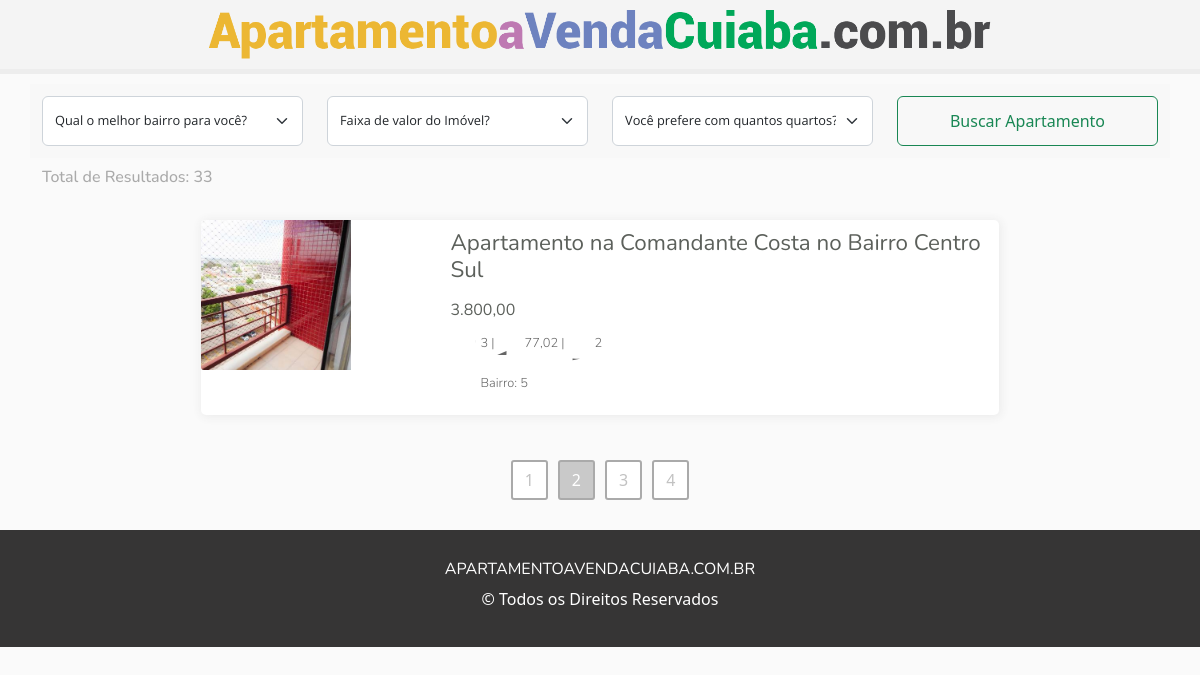
The app's page /apartamentos.php?apartamentos=2 with its own data.
### tables this page shows
CREATE TABLE `imagem` (
  `id` int(11) NOT NULL,
  `id_imovel` varchar(255) NOT NULL,
  `url` varchar(255) NOT NULL,
  `nome` varchar(255) NOT NULL,
  `incluida_em` datetime NOT NULL,
  `url_webp` text DEFAULT NULL
);

CREATE TABLE `imovel` (
  `id_imovel` int(11) NOT NULL,
  `cod_imovel` varchar(255) DEFAULT NULL,
  `titulo` varchar(255) DEFAULT NULL,
  `id_bairro` varchar(255) NOT NULL,
  `id_proprietario` varchar(255) NOT NULL,
  `valor` int(11) DEFAULT NULL,
  `valor_condominio` int(11) DEFAULT NULL,
  `iptu` int(11) DEFAULT NULL,
  `area_construida` varchar(255) DEFAULT NULL,
  `quartos` varchar(255) DEFAULT NULL,
  `banheiros` varchar(255) DEFAULT NULL,
  `garagem` varchar(255) DEFAULT NULL,
  `andar` varchar(255) DEFAULT NULL,
  `cozinha` varchar(255) DEFAULT NULL,
  `sala` varchar(255) DEFAULT NULL,
  `garden` varchar(255) DEFAULT NULL,
  `sacada` varchar(255) DEFAULT NULL,
  `lavanderia` varchar(255) DEFAULT NULL,
  `suite` varchar(255) DEFAULT NULL,
  `elevador` varchar(255) DEFAULT NULL,
  `area_lazer` varchar(255) DEFAULT NULL,
  `descricao` text DEFAULT NULL,
  `views` varchar(255) DEFAULT NULL,
  `status` varchar(255) NOT NULL DEFAULT '1' COMMENT '"1=Ativado | 2=Desativado"',
  `data_criacao` datetime DEFAULT NULL,
  `data_atualizacao` datetime DEFAULT NULL
);

### apartamentos.php (the view, shortened to what this page needs)
<?php
require_once "config/DB.php";
$db = new DB;
$page = isset($_GET['apartamentos']) ? (int) $_GET['apartamentos'] : 1;
$registros_por_pagina = 1;
$data = $db->paginarImoveisComImagens($page, $registros_por_pagina);
$urlBase = "http://localhost/casaavendacuiaba/";
?>
<!DOCTYPE html>
<html lang="pt-br">
<head>
  <link rel="stylesheet" href="css/style.css" />
  <link href="https://cdn.jsdelivr.net/npm/bootstrap@5.2.0-beta1/dist/css/bootstrap.min.css" rel="stylesheet"
 />
</head>
<body>
  <header class="main">
    <nav class="menu">
      <div class="container">
        <div class="logo">
          <img src="imagem/logo.png" class="img-fluid logo-img" alt="" srcset="" />
        </div>
      </div>
    </nav>
  </header>
  <div class="filter-main">
    <div class="container filter-main-search">
      <form action="apartamentos.php" method="" enctype="multipart/form-data">
        <div class="row">
          <div class="col-xl-3 col-md-3 col-sm-12 search-nivel">
            <select class="form-select" name="bairro">
              <option value="" selected>Qual o melhor bairro para você?</option>
            </select>
          </div>
          <div class="col-xl-3 col-md-3 col-sm-12 search-nivel">
            <select class="form-select" name="valor">
              <option value="" selected>Faixa de valor do Imóvel?</option>
            </select>
          </div>
          <div class="col-xl-3 col-md-3 col-sm-12 search-nivel">
            <select class="form-select" name="quarto">
              <option value="" selected>Você prefere com quantos quartos?</option>
            </select>
          </div>
          <div class="col-xl-3 col-md-3 col-sm-12 search-nivel">
            <input type="submit" name="enviar" value="Buscar Apartamento" class="btn btn-outline-success search text-center">
          </div>
        </div>
      </form>
    </div>
  </div>
  <section id="imovel-main" class="imovel-main">
    <div class="container">
      <div class="row">
      <h2 class="resultados">Total de Resultados: <?php echo $data['registros'] ;?></h2>
        <?php foreach ($data['resultados'] as $key => $value) {
          $urlAntiga = $urlBase;
          $tituloDeImovel = $value['titulo'];
          $codigoImovel = $value['cod_imovel'];
          $imovelUrl = $db->criar_url_amigavel($urlAntiga, $tituloDeImovel, $codigoImovel);
          ?>
          <div class="col-md-8 offset-md-2 imovel">
            <a href="<?php echo $imovelUrl; ?>" target="_blank">
              <div class="col-sm-4 imovel-img-l">
                <img src="<?php echo "app/" . $value['url']; ?>" class="img-fluid img-imovel" alt="" />
              </div>
              <div class="col-sm-8 imovel-img-r">
                <div class="tituloepreco">
                  <div class="col-8 col-sm-12 tituloimovel">
                    <h1>
                      <?php echo $value['titulo']; ?>
                    </h1>
                  </div>
                  <div class="col-4 col-sm-12 precoimovel">
                    <h2>
                      <?php
                      $valorImovel = $value['valor'];
                      $valorImovelMostrar = $valorImovel / 100;
                      $valorImovelFormatado = number_format($valorImovelMostrar,2,",",".");
                      echo $valorImovelFormatado;
                      ?>
                    </h2>
                  </div>
                </div>
                <div class="imovel-itens">
                  <ul>
                    <li class="iconscondominio">
                       <?php echo $value['quartos']; ?> |
                       <?php echo $value['area_construida']; ?> |
                       <?php echo $value['garagem']; ?>
                    </li>
                    <li class="bairro"> Bairro: <?php echo $value['id_bairro']; ?></li>
                  </ul>
                </div>
              </div>
            </a>
          </div>
        <?php } ?>
      </div>
    </div>
  </section>
  <div class="pagination">
    <?php
    $links_paginacao = $data['links_paginacao'];
    echo $links_paginacao;
    ?>
  </div>
  <footer class="footer">
    <div class="container">
      <div class="row">
        <h1>APARTAMENTOAVENDACUIABA.COM.BR</h1>
        <p>&copy; Todos os Direitos Reservados</p>
      </div>
    </div>
  </footer>
</body>
</html>

### records on screen
imagem: url (picture), id_imovel.titulo "Apartamento na Comandante Costa no Bairro Centro Sul", id_imovel.valor "3.800,00", id_imovel.quartos "3", id_imovel.area_construida "77,02", id_imovel.garagem "2", id_imovel.id_bairro "5"

### other values on screen
$data['registros'] "33"
